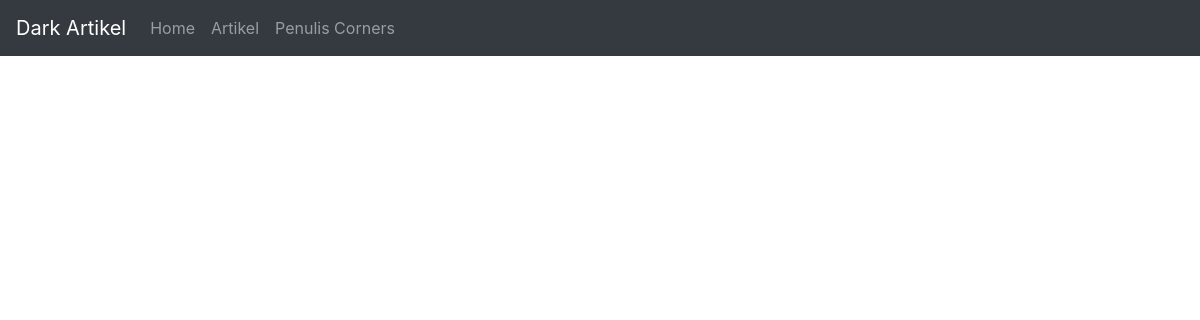
The app's page /, older data.
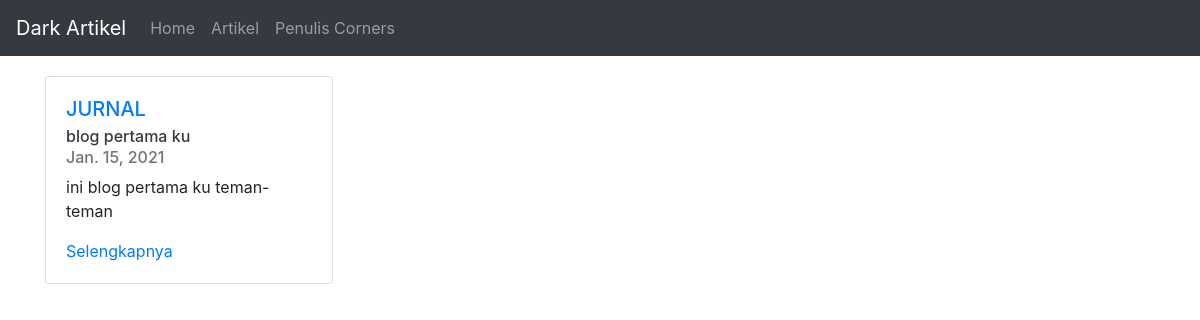
The same page, newer data.
### artikel/models.py (models this page shows, shortened)
class Artikel(models.Model):
    judul = models.CharField(max_length=200,null=True)
    isi = models.TextField(null=True)
    KATEGORI_TYPE = (
        ('JURNAL','Jurnal'),
        ('GOSIP','Gosip'),
        ('TRAVELING','Traveling'),
    )
    kategori = models.CharField(null=True, blank=True, choices=KATEGORI_TYPE,max_length=200)
    penulis = models.ForeignKey(Penulis,null=True,on_delete=models.SET_NULL)
    slug = models.SlugField(blank=True, editable=False)
    published = models.DateTimeField(auto_now_add=True, null=True)
    updated = models.DateTimeField(auto_now=True, null=True)

### artikel/views.py (the view)
# urls.py: path('',BlogHomeView.as_view(),name='index_home'),
class BlogHomeView(TemplateView,ArtikelPerkategori):
    template_name = 'artikel/home_view.html'
    def get_context_data(self):
        data = self.get_last_artikel_each_kategori()
        context = {
            'page_title':'Wellcome',
            'dataKategori':data,
        }
        return context

### artikel/views.py (called while the page is built)
    def get_last_artikel_each_kategori(self):
        kategoriList = self.model.objects.values_list('kategori',flat=True).distinct()
        queryset = []
        for kategori in kategoriList:
            artikel = self.model.objects.filter(kategori=kategori).latest('published')
            queryset.append(artikel)
        return queryset

### artikel/templates/artikel/home_view.html (shortened to what this page needs)
{% extends 'base.html' %}
{% block content %}
    <div class="row">
        {% for kategori in dataKategori %}
            <div class="col-md-4">
                <div class="card" style="width: 18rem;">
                    <div class="card-body">
                        <h5 class="card-title"><a href="{% url 'artikel:kategori-list' kategori.kategori 1 %}">{{kategori.kategori}}</a></h5>
                        <h6 class="card-subtitle mb-2 text-dark">{{kategori.judul}}</h6>
                        <h6 class="card-subtitle mb-2 text-muted">{{kategori.published|date}}</h6>
                        <p class="card-text">{{kategori.isi|truncatewords:5}}</p>
                        <a href="{% url 'artikel:detail' kategori.slug %}" class="card-link">Selengkapnya</a>
                    </div>
                </div>
            </div>
        {% endfor %}
    </div>
{% endblock content %}

Row changes from the older to the newer data that the page shows:
added Artikel: kategori "JURNAL", judul "blog pertama ku", published "Jan. 15, 2021", isi "ini blog pertama ku teman-teman"
